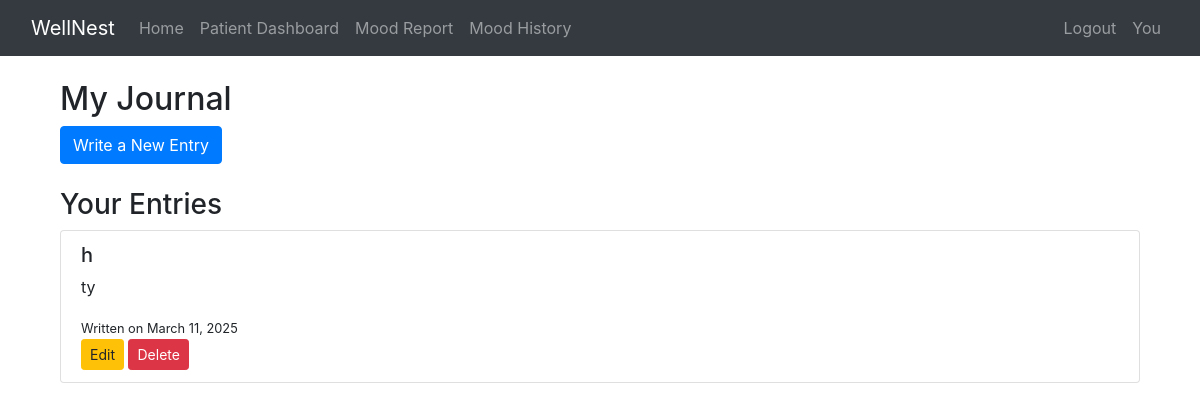
The app's page /journal/ (signed in) with its own data.
### website/models.py (models this page shows, shortened)
class JournalEntry(models.Model):
    user = models.ForeignKey(User, on_delete=models.CASCADE)
    title = models.CharField(max_length=255)
    content = models.TextField()
    sentiment_score = models.FloatField(default=0.0)
    created_at = models.DateTimeField(auto_now_add=True)

### website/views.py (the view)
# urls.py: path('journal/', views.journal_dashboard, name='journal_dashboard'),
@login_required
def journal_dashboard(request):
    entries = JournalEntry.objects.filter(user=request.user).order_by('-created_at')
    return render(request, 'journal/dashboard.html', {'entries': entries})

### website/templates/journal/dashboard.html
{% extends 'base.html' %}
{% block content %}
<div class="container">
    <h2>My Journal</h2>
    <a href="{% url 'create_journal_entry' %}" class="btn btn-primary">Write a New Entry</a>
    <h3 class="mt-4">Your Entries</h3>
    {% if entries %}
        <ul class="list-group">
            {% for entry in entries %}
                <li class="list-group-item">
                    <h5>{{ entry.title }}</h5>
                    <p>{{ entry.content|truncatewords:20 }}</p>
                    <small>Written on {{ entry.created_at|date:"F j, Y" }}</small><br>
                    <a href="{% url 'edit_journal_entry' entry.id %}" class="btn btn-sm btn-warning">Edit</a>
                    <a href="{% url 'delete_journal_entry' entry.id %}" class="btn btn-sm btn-danger">Delete</a>
                </li>
            {% endfor %}
        </ul>
    {% else %}
        <p>No journal entries yet. Start writing!</p>
    {% endif %}
</div>
{% endblock %}

### records on screen
JournalEntry: title "h", content "ty", created_at "March 11, 2025"
